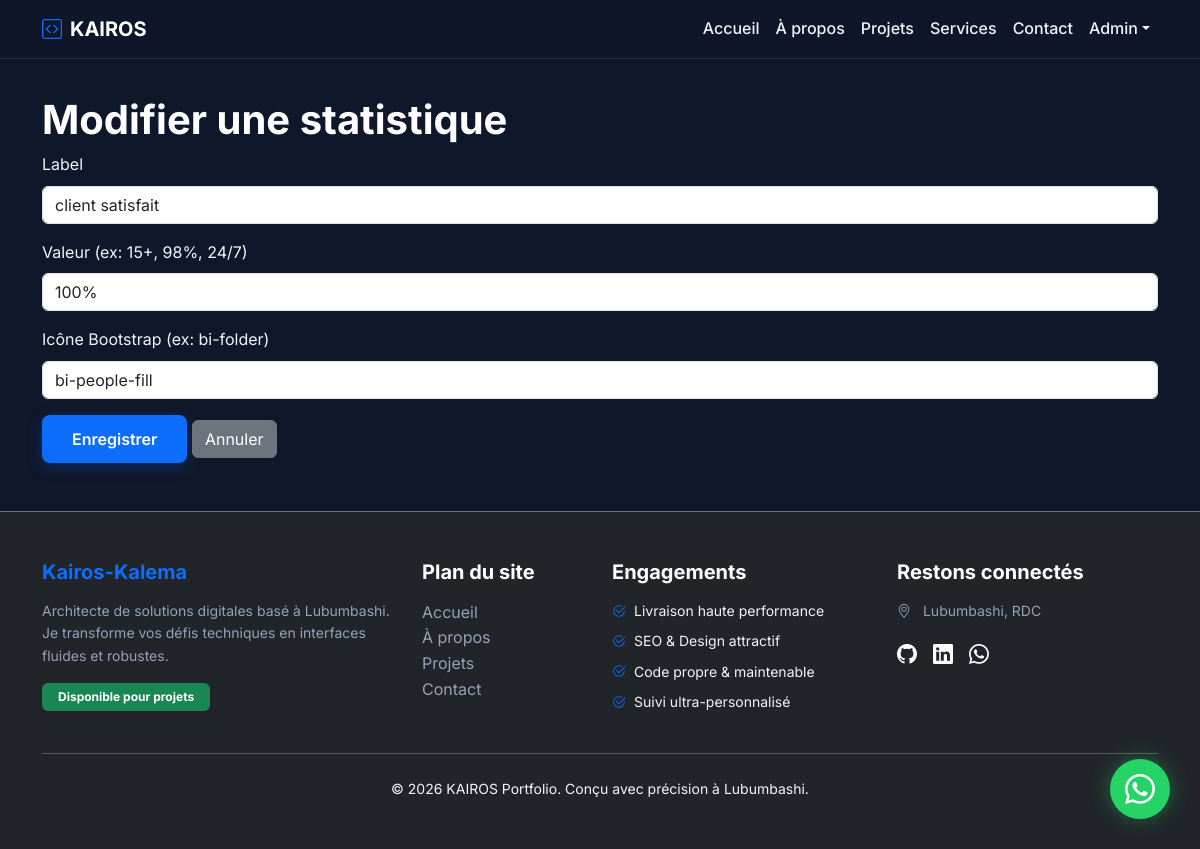
The app's page /admin/stats/edit/1 (signed in) with its own data.
### app/models.py (models this page shows)
class Stat(db.Model):
    id = db.Column(db.Integer, primary_key=True)
    label = db.Column(db.String(50))
    value = db.Column(db.String(50))
    icon = db.Column(db.String(50))

### app/admin/route.py (the view, shortened to what this page needs)
@bp.route('/stats/edit/<int:id>', methods=['GET', 'POST'])
@login_required
@admin_required
def stat_edit(id):
    stat = Stat.query.get_or_404(id)
    return render_template('admin/stat_form.html', stat=stat)

### app/admin/route.py (called while the page is built)
def admin_required(f):
    @wraps(f)
    def decorated(*args, **kwargs):
        if not current_user.is_authenticated or not current_user.is_admin:
            flash('Accès réservé aux administrateurs.', 'danger')
            return redirect(url_for('auth.login'))
        return f(*args, **kwargs)
    return decorated

### app/templates/admin/stat_form.html
{% extends 'base.html' %}
{% block content %}
<div class="container mt-4">
    <h1>{{ 'Modifier' if stat else 'Ajouter' }} une statistique</h1>
    <form method="POST">
        <div class="mb-3">
            <label class="form-label">Label</label>
            <input type="text" name="label" class="form-control" value="{{ stat.label if stat else '' }}" required>
        </div>
        <div class="mb-3">
            <label class="form-label">Valeur (ex: 15+, 98%, 24/7)</label>
            <input type="text" name="value" class="form-control" value="{{ stat.value if stat else '' }}" required>
        </div>
        <div class="mb-3">
            <label class="form-label">Icône Bootstrap (ex: bi-folder)</label>
            <input type="text" name="icon" class="form-control" value="{{ stat.icon if stat else 'bi-bar-chart' }}">
        </div>
        <button type="submit" class="btn btn-primary">Enregistrer</button>
        <a href="{{ url_for('admin.stats') }}" class="btn btn-secondary">Annuler</a>
    </form>
</div>
{% endblock %}

### app/static/css/style.css (style rules this page uses)
:root { --primary: #0d6efd; --primary-glow: rgba(13, 110, 253, 0.25); --dark-bg: #0f172a; --card-bg: rgba(255, 255, 255, 0.03); --border-color: rgba(255, 255, 255, 0.1); --text-main: #f1f5f9; --text-muted: #94a3b8; --success: #10b981; }
body { font-family: 'Inter', sans-serif; color: var(--text-main); background-color: var(--dark-bg); overflow-x: hidden; line-height: 1.6; }
p, li, label, span, div:not(.vscode-footer) { color: var(--text-main); }
h1, h2, h3, h4, h5, h6, .h1, .h2, .h3, .h4, .h5, .h6 { color: #ffffff !important; font-weight: 700; }
.btn-primary { background: var(--primary); border: none; padding: 12px 30px; border-radius: 8px; font-weight: 600; box-shadow: 0 4px 15px var(--primary-glow); }

### records on screen
Stat: label "client satisfait", value "100%", icon "bi-people-fill"

### other values on screen
{{ 'Modifier' if stat else 'Ajouter' }} "Modifier"
